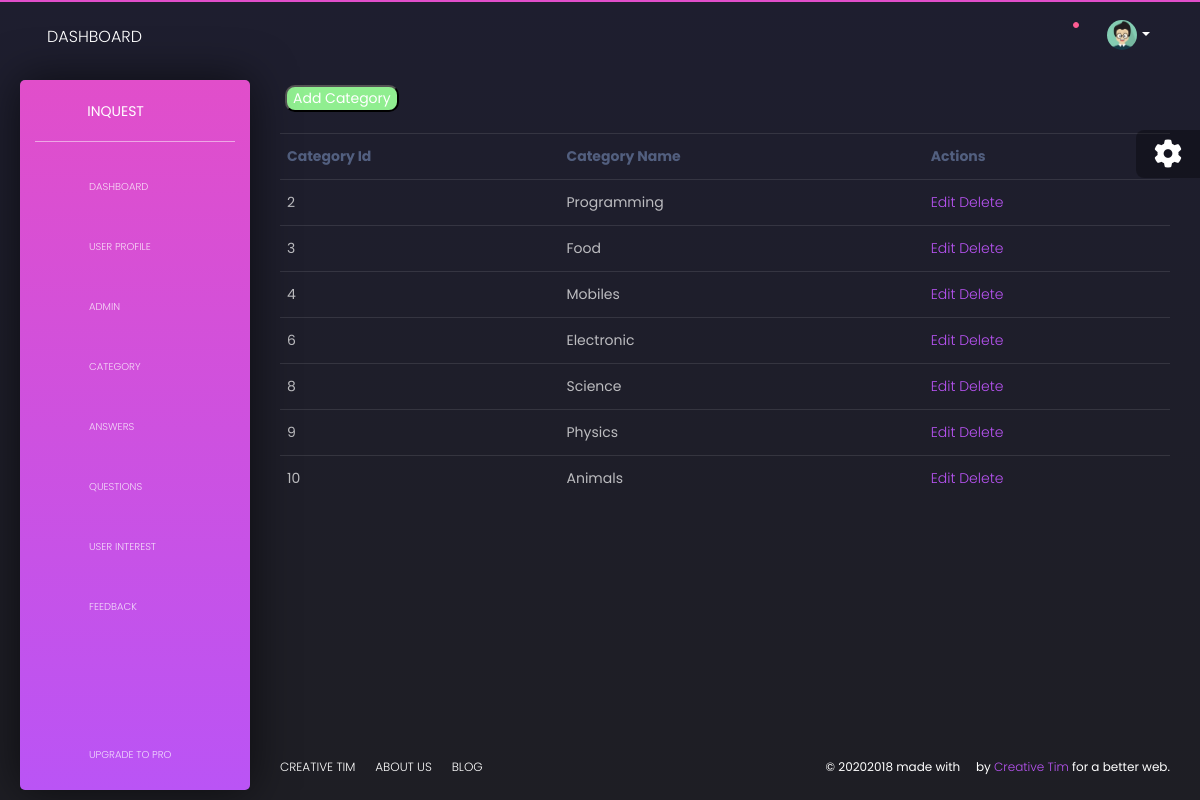
The page /admin/examples/ViewCategory.php on the database its author committed.
### tables this page shows
CREATE TABLE `category` (
  `Cate_Id` int(11) NOT NULL,
  `Cate_Name` varchar(50) NOT NULL
);

### admin/examples/ViewCategory.php (the view)
<?php
include 'Nav.php';
include '../../Connection.php';
$query="select * from category";
$result=mysqli_query($conn,$query);
?>
<div class="content">
<a href='AddCategory.php'><button style="background-color: lightgreen; color:white; margin-left:5px; margin-top:5px; border-radius:10px;">Add Category</button></a><br><br>
    <table class="table  table-hover">
        <tr>
            <th>Category Id</th>
            <th>Category Name</th>
              <th>Actions</th>
        </tr>
        <?php while($row=mysqli_fetch_array($result))
        {
        echo "<tr>";
          echo"<td>".$row['Cate_Id']."</td>";
          echo "<td>".$row['Cate_Name']."</td>";
            echo "<td><a href='EditCategory.php?id=".$row['Cate_Id']."'>Edit</a>  <a href='DeleteCategory.php?id=".$row['Cate_Id']."'>Delete</a> </td>";
          echo "</tr>";
        }
    ?>
    </table>
</div>
<?php
include 'Footer.php';
?>

### rows shown on the page
category: Cate_Id "2", Cate_Name "Programming"
category: Cate_Id "3", Cate_Name "Food"
category: Cate_Id "4", Cate_Name "Mobiles"
category: Cate_Id "6", Cate_Name "Electronic"
category: Cate_Id "8", Cate_Name "Science"
category: Cate_Id "9", Cate_Name "Physics"
category: Cate_Id "10", Cate_Name "Animals"
